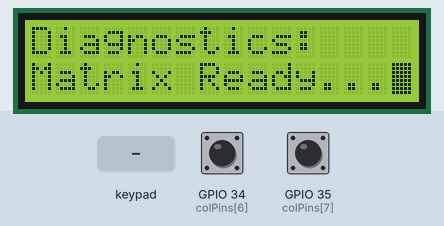
Recording of a sketch running on a simulated ESP32. Parts: 16×2 character LCD. Wiring (inferred from the names in the program): 7×6 keypad (labels assumed): rows GPIO 13, GPIO 14, GPIO 25, GPIO 26, GPIO 2, GPIO 33, GPIO 12; columns GPIO 4, GPIO 5, GPIO 15, GPIO 16, GPIO 17, GPIO 27. The test bench sets the inputs (shaded band); at power-on: GPIO 34 (colPins[6]) HIGH, GPIO 35 (colPins[7]) HIGH. What the sketch prints to the serial monitor is not drawn.

Above: at 1.7 s.
1.8 s: keypad keys 1 2 3 4 A pressed 0.4 s apart
At 4.7 s:
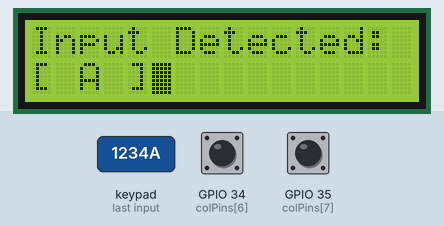
5.3 s: key '8' pressed
At 6.2 s:
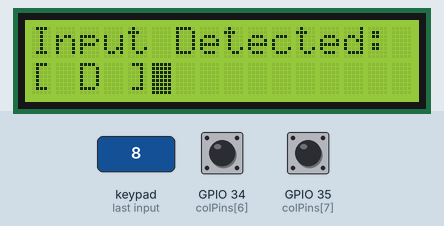
6.8 s: key 'K' pressed
At 7.3 s:
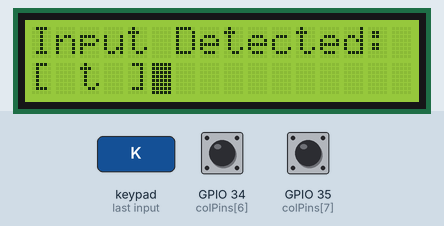
8.3 s: key 'L' pressed
At 8.7 s:
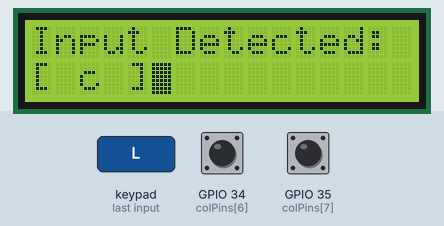
9.8 s: key 'E' pressed
At 11.0 s:
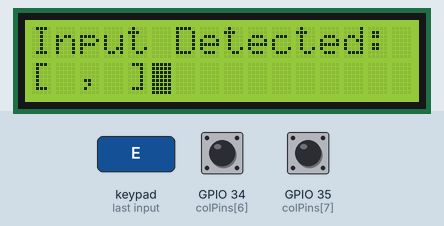
11.3 s: keypad keys 1 3 9 7 pressed 0.4 s apart
At 12.0 s:
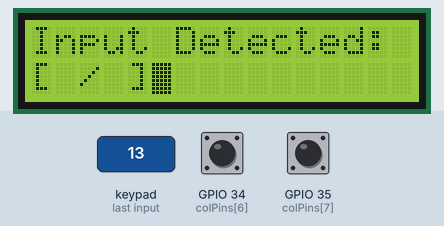
Timing chart, 0 to 14.3 s (numbered marks = the images above; inputs shaded):
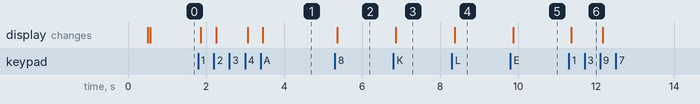

The sketch:

Lcd_test-esp.ino
```cpp
#include <LiquidCrystal.h>

// --- Locked Parallel LCD Pin Binding ---
const int rs = 22, en = 23, d4 = 18, d5 = 19, d6 = 21, d7 = 32;
LiquidCrystal lcd(rs, en, d4, d5, d6, d7);

// --- Matrix Architecture ---
const int ROW_COUNT = 7;
const int COL_COUNT = 8;

// THE PIN SWAP: Moved GPIO 2 to Rows, Moved GPIO 27 to Columns
const int rowPins[ROW_COUNT] = {13, 14, 25, 26, 2, 33, 12};
const int colPins[COL_COUNT] = {4, 5, 15, 16, 17, 27, 34, 35};

// --- Physical Key Mapping ---
const char keyMap[ROW_COUNT][COL_COUNT] = {
  // K21, K22, K23, K24, K31, K32, K33, K34
  {'/', '*', ' ', '6', '5', '4', '1', '0'},   // K01
  {' ', 'D', '9', 'A', '8', '7', '2', '.'},   // K02 (D=DEL, A=AC)
  {' ', ',', ' ', ' ', ' ', 'R', '3', 'E'},   // K03 (R=RCL, E=EXP)
  {'t', 'c', ' ', ' ', 'G', '-', '+', 'N'},   // K04 (t=tan, c=cos, G=DEG, N=Ans)
  {'l', 'L', '^', 'S', 'q', 'f', '_', '='},   // K11 (l=ln, L=log, S=x^2, q=sqrt, f=frac, _=sub)
  {'>', ' ', ' ', ' ', 'C', ' ', ' ', ' '},   // K13 (>=Right, C=nCr)
  {' ', '<', 'U', ' ', '@', '#', ' ', ' '}    // K14 (<=Left, U=Up, @=ALPHA, #=SHIFT)
};

// --- Fortified Debounce State Tracking ---
char lastScanKey = ' ';
char registeredKey = ' ';
unsigned long lastDebounceTime = 0;
const unsigned long debounceDelay = 50;

void setup() {
  Serial.begin(115200);
  delay(500);

  lcd.begin(16, 2);
  lcd.clear();
  lcd.cursor();
  lcd.blink();
  lcd.print("Diagnostics:");
  lcd.setCursor(0, 1);
  lcd.print("Matrix Ready...");

  Serial.println("\n--- FX-82MS Swapped-Pin Validation Boot ---");

  // Initialize Row Pins (Outputs)
  for (int i = 0; i < ROW_COUNT; i++) {
    pinMode(rowPins[i], OUTPUT);
    digitalWrite(rowPins[i], HIGH);
  }

  // Initialize Column Pins (Inputs)
  for (int i = 0; i < COL_COUNT; i++) {
    if (colPins[i] == 34 || colPins[i] == 35) {
      pinMode(colPins[i], INPUT); // Rely on your physical 10k resistors
    } else {
      pinMode(colPins[i], INPUT_PULLUP);
    }
  }
}

void loop() {
  char currentKey = ' ';

  for (int r = 0; r < ROW_COUNT; r++) {
    digitalWrite(rowPins[r], LOW);
    delayMicroseconds(20);

    for (int c = 0; c < COL_COUNT; c++) {
      if (digitalRead(colPins[c]) == LOW) {
        currentKey = keyMap[r][c];
      }
    }
    digitalWrite(rowPins[r], HIGH);
  }

  if (currentKey != lastScanKey) {
    lastDebounceTime = millis();
  }

  if ((millis() - lastDebounceTime) > debounceDelay) {
    if (currentKey != registeredKey) {
      registeredKey = currentKey;

      if (registeredKey != ' ') {
        fireDiagnosticOutput(registeredKey);
      }
    }
  }

  lastScanKey = currentKey;
  delay(10);
}

void fireDiagnosticOutput(char key) {
  Serial.print("Hardware Interrupt -> Key Registered: [ ");
  Serial.print(key);
  Serial.println(" ]");

  lcd.clear();
  lcd.setCursor(0, 0);
  lcd.print("Input Detected:");
  lcd.setCursor(0, 1);
  lcd.print("[ ");
  lcd.print(key);
  lcd.print(" ]");
}
```

Measured:
- after the input at 1.8 s, the display: first changes after 0.07 s (image 1 shows a later state)
- after the input at 5.3 s, the display: changes after 0.06 s (image 2)
- after the input at 6.8 s, the display: changes after 0.06 s (image 3)
- after the input at 8.3 s, the display: changes after 0.07 s (image 4)
- after the input at 9.8 s, the display: changes after 0.07 s (image 5)
- after the input at 11.3 s, the display: changes after 0.07 s (image 6)
